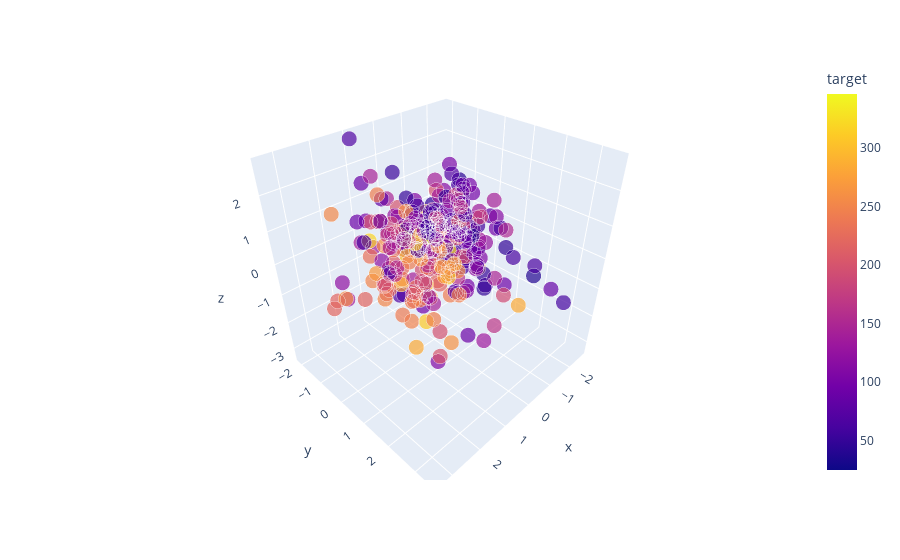

Notebook code for this chart:
### Code cell
transformed_df = pd.DataFrame(transformed_X, columns=['x','y','z'])
transformed_df['target'] = train_y.values
transformed_df['size'] = [1 for i in range(transformed_df.shape[0])]
px.scatter_3d(transformed_df, x='x', y='y', z='z',
              color='target', size='size', size_max=15)

### Figure 1 — Plotly figure (JSON) as saved in the notebook; plotly's stock layout.template omitted (floating-point values rounded to 4 significant figures; data arrays with more than 128 entries replaced by an {"elided": "..."} marker saying what was removed)
{"data": [{"hovertemplate": "x=%{x}<br>y=%{y}<br>z=%{z}<br>size=%{marker.size}<br>target=%{marker.color}<extra></extra>", "legendgroup": "", "marker": {"color": {"elided": "309 int values"}, "coloraxis": "coloraxis", "size": {"elided": "309 int values"}, "sizemode": "area", "sizeref": 0.004444, "symbol": "circle"}, "mode": "markers", "name": "", "scene": "scene", "showlegend": false, "type": "scatter3d", "x": {"elided": "309 float values"}, "y": {"elided": "309 float values"}, "z": {"elided": "309 float values"}}], "layout": {"coloraxis": {"colorbar": {"title": {"text": "target"}}, "colorscale": [[0, "#0d0887"], [0.1111, "#46039f"], [0.2222, "#7201a8"], [0.3333, "#9c179e"], [0.4444, "#bd3786"], [0.5556, "#d8576b"], [0.6667, "#ed7953"], [0.7778, "#fb9f3a"], [0.8889, "#fdca26"], [1, "#f0f921"]]}, "legend": {"itemsizing": "constant", "tracegroupgap": 0}, "margin": {"t": 60}, "scene": {"domain": {"x": [0, 1], "y": [0, 1]}, "xaxis": {"title": {"text": "x"}}, "yaxis": {"title": {"text": "y"}}, "zaxis": {"title": {"text": "z"}}}}}
